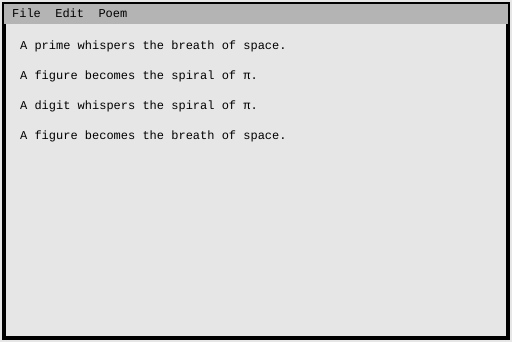
Frame 1 (no input)
Frame 60 (no input): identical to frame 1, image omitted
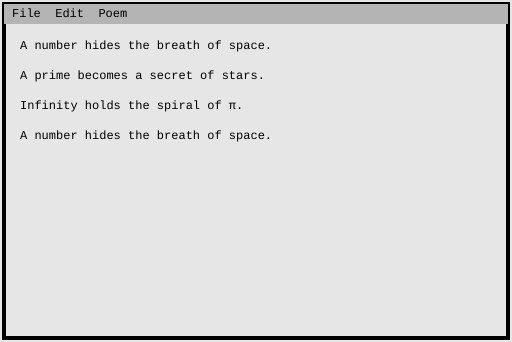
Frame 120 (the mouse pressed at the canvas centre since frame 60)

The p5.js sketch that drew these frames (run headless with seeded random() and noise() and a simulated clock; from frame 60 on, the mouse is pressed at the canvas centre):

// p5.js sketch
// ── sketch.js
let subjects = ["A number", "A digit", "A figure", "A speech", "A prime", "Infinity"];
let verbs = ["is", "whispers", "hides", "echoes", "becomes", "holds"];
let metaphors = [
  "a secret of stars",
  "the spiral of π",
  "the rhythm of flowers",
  "a lonely code",
  "the breath of space",
  "the hum of silence"
];

let poem = [];

function setup() {
  createCanvas(512, 342);
  textFont('monospace');
  textSize(12);
  generatePoem();
}

function draw() {
  drawMacWindow();
  drawPoem();
}

function mousePressed() {
  generatePoem();
}

function drawMacWindow() {
  background(230);

  // Border
  stroke(0);
  strokeWeight(4);
  noFill();
  rect(4, 4, width - 8, height - 8);

  // Title bar
  fill(180);
  noStroke();
  rect(4, 4, width - 8, 20);

  // Fake menu
  fill(0);
  textAlign(LEFT, CENTER);
  text("File  Edit  Poem", 12, 14);
}

function drawPoem() {
  fill(0);
  textAlign(LEFT, TOP);
  for (let i = 0; i < poem.length; i++) {
    text(poem[i], 20, 40 + i * 30);
  }
}

function generatePoem() {
  poem = [];
  for (let i = 0; i < 4; i++) {
    let subject = random(subjects);
    let verb = random(verbs);
    let metaphor = random(metaphors);
    poem.push(subject + " " + verb + " " + metaphor + ".");
  }
}
